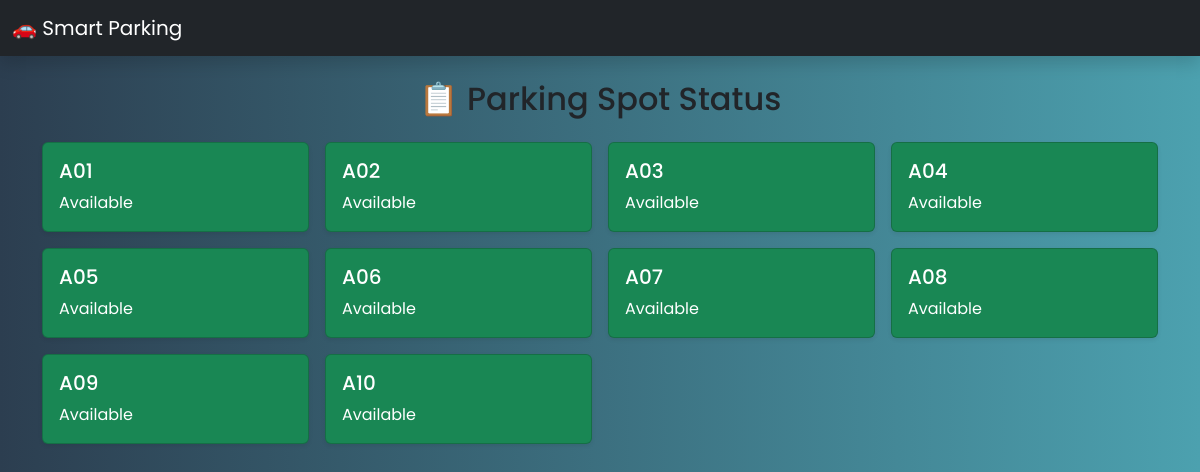
The page / on the database its author committed.
### models.py (models this page shows)
class ParkingSpot(db.Model):
    id = db.Column(db.Integer, primary_key=True)
    spot_number = db.Column(db.String(10), unique=True, nullable=False)
    is_available = db.Column(db.Boolean, default=True)

### app.py (the view)
@app.route('/')
def home():
    spots = ParkingSpot.query.all()
    allocations = Allocation.query.all()
    return render_template('home.html', spots=spots, allocations=allocations)

### templates/home.html (shortened to what this page needs)
{% extends "layout.html" %}
{% block content %}
<h2 class="text-center mb-4">📋 Parking Spot Status</h2>
<div class="row g-3">
    {% for spot in spots %}
        <div class="col-md-3">
            <div class="card {% if spot.is_available %}bg-success{% else %}bg-danger{% endif %} text-white shadow-sm">
                <div class="card-body">
                    <h5 class="card-title">{{ spot.spot_number }}</h5>
                    <p class="card-text">{{ 'Available' if spot.is_available else 'Occupied' }}</p>
                </div>
            </div>
        </div>
    {% endfor %}
</div>
{% endblock %}

### templates/layout.html (shortened to what this page needs)
<!DOCTYPE html>
<html lang="en">
<head>
    <link href="https://cdn.jsdelivr.net/npm/bootstrap@5.3.0/dist/css/bootstrap.min.css" rel="stylesheet">
    <link rel="stylesheet" href="https://cdnjs.cloudflare.com/ajax/libs/animate.css/4.1.1/animate.min.css">
</head>
<body>
<nav class="navbar navbar-dark bg-dark shadow">
    <div class="container-fluid">
        <a class="navbar-brand" href="/">🚗 Smart Parking</a>
    </div>
</nav>
<div class="container mt-4">
    {% block content %}{% endblock %}
</div>
</body>
</html>

### templates/layout.html (style rules this page uses)
body { font-family: 'Poppins', sans-serif; background: linear-gradient(to right, #2c3e50, #4ca1af); min-height: 100vh; }

### rows shown on the page
ParkingSpot: spot_number "A01", is_available "Available"
ParkingSpot: spot_number "A02", is_available "Available"
ParkingSpot: spot_number "A03", is_available "Available"
ParkingSpot: spot_number "A04", is_available "Available"
ParkingSpot: spot_number "A05", is_available "Available"
ParkingSpot: spot_number "A06", is_available "Available"
ParkingSpot: spot_number "A07", is_available "Available"
ParkingSpot: spot_number "A08", is_available "Available"
ParkingSpot: spot_number "A09", is_available "Available"
ParkingSpot: spot_number "A10", is_available "Available"
